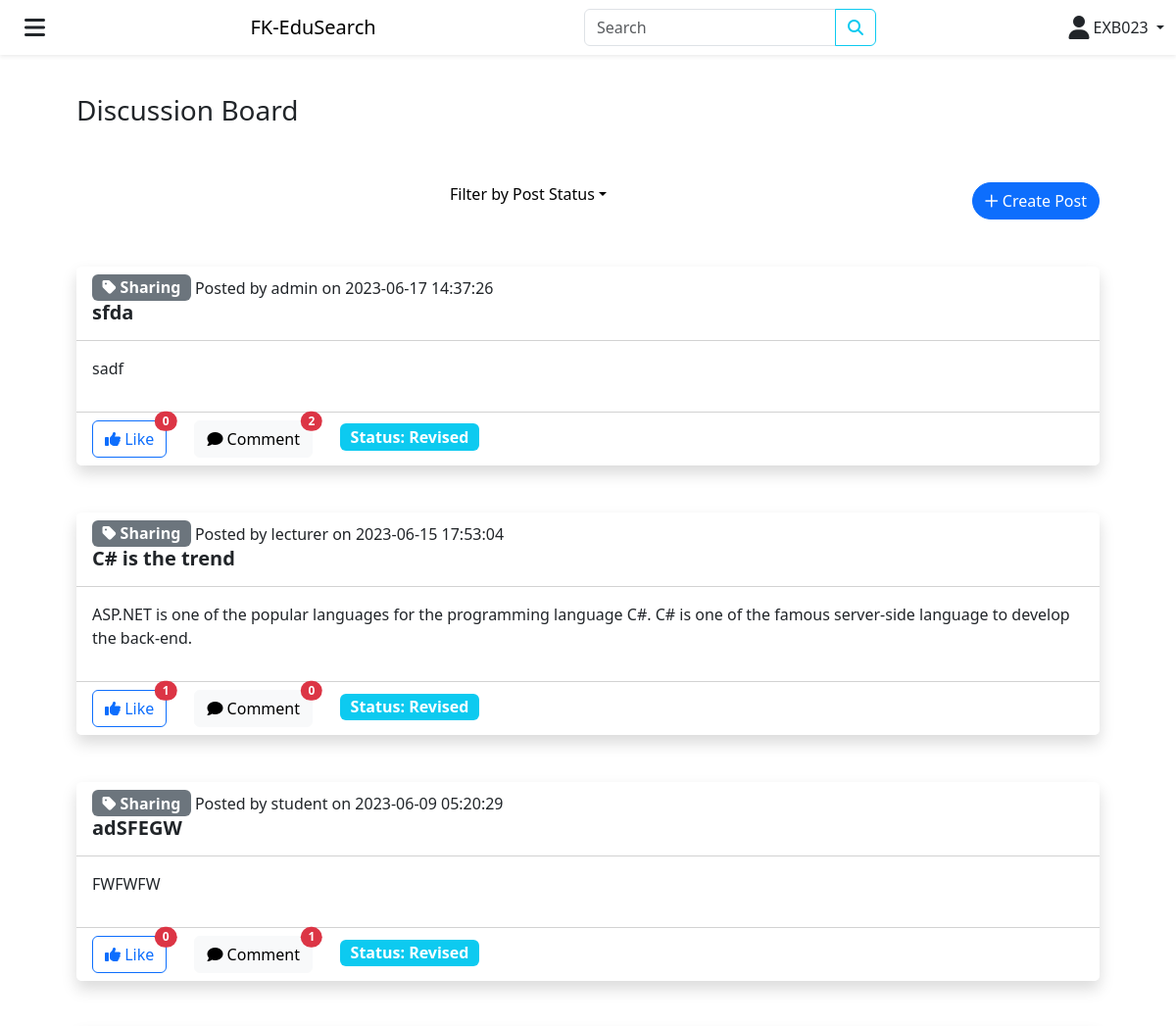
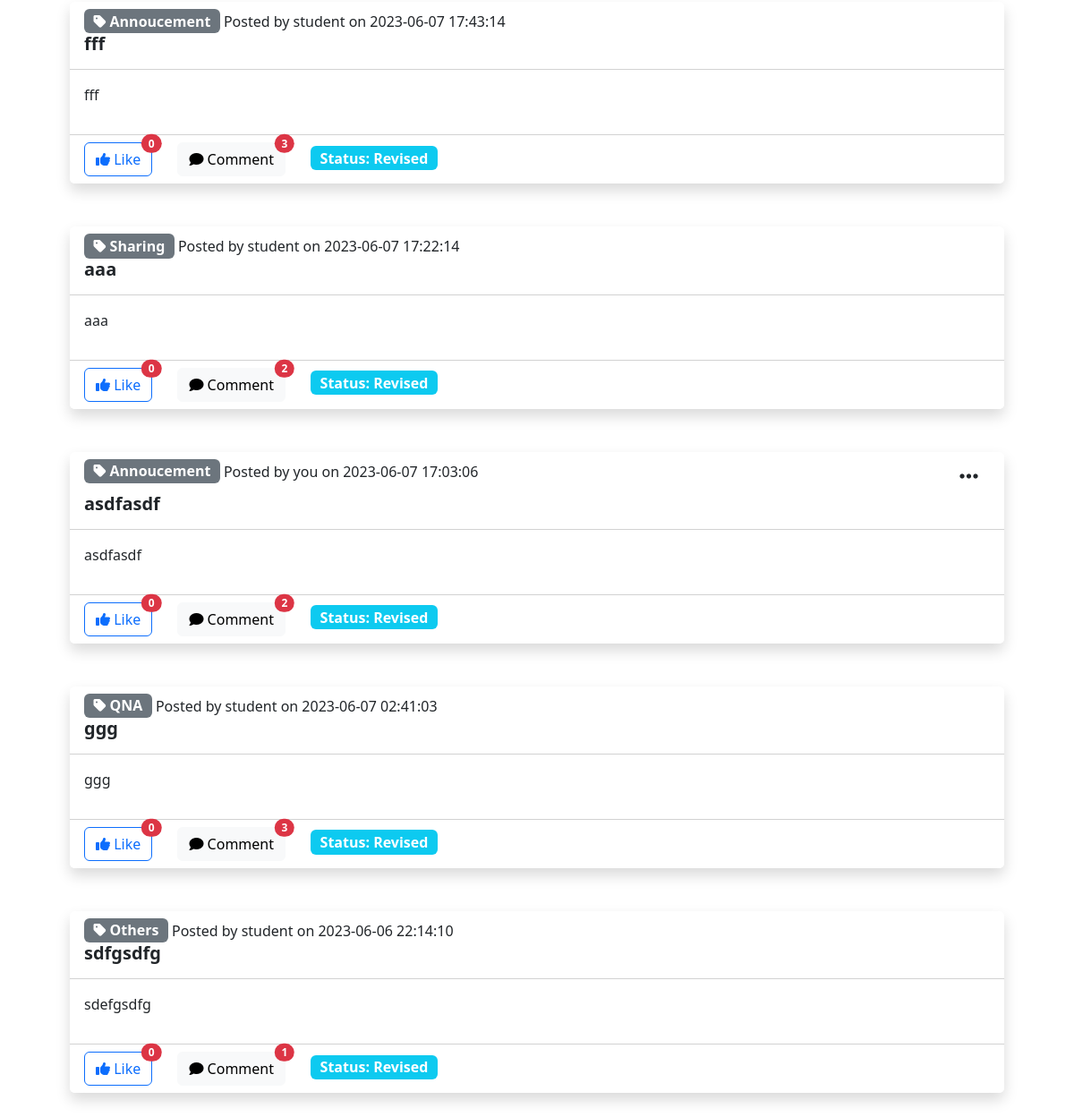
Page /index.php?post_status=Revised (signed in) on the earlier database version (2 pictures, top to bottom).
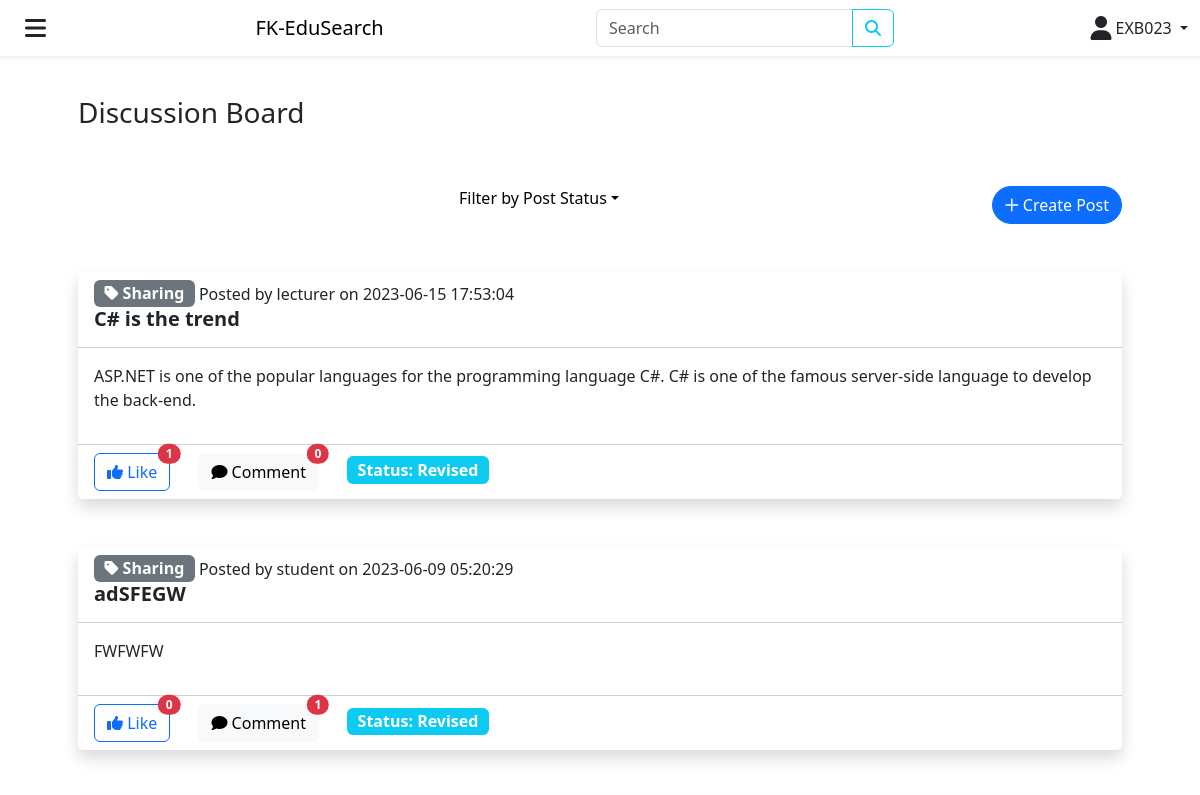
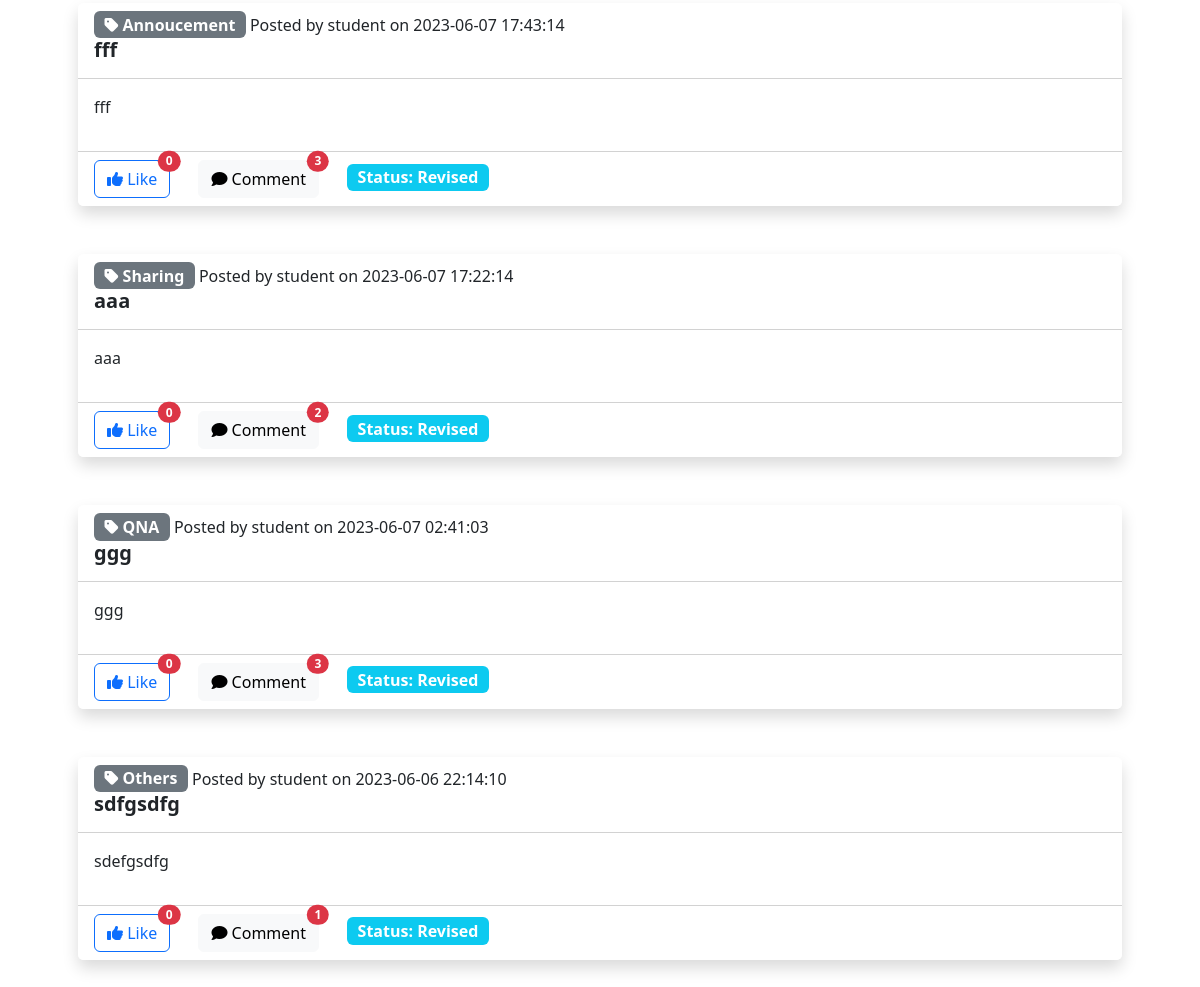
Same page on the later database version (2 pictures, top to bottom).
### tables this page shows
CREATE TABLE `post` (
  `PostID` bigint(255) NOT NULL,
  `UserID` bigint(255) NOT NULL,
  `PostStatus` varchar(9) NOT NULL,
  `PostTitle` varchar(25) NOT NULL,
  `PostContent` varchar(255) NOT NULL,
  `PostCategory` varchar(25) NOT NULL,
  `ExpertID` varchar(10) NOT NULL,
  `PostCreated` timestamp NOT NULL DEFAULT current_timestamp(),
  `PostUpdated` timestamp NOT NULL DEFAULT current_timestamp() ON UPDATE current_timestamp()
);

CREATE TABLE `user` (
  `UserID` bigint(255) NOT NULL,
  `UserName` varchar(100) NOT NULL,
  `UserPassword` varchar(255) NOT NULL,
  `UserEmail` varchar(100) NOT NULL,
  `UserSocialMedia` varchar(100) NOT NULL,
  `UserResearchArea` varchar(100) NOT NULL,
  `StaffID` varchar(10) NOT NULL,
  `StudentID` varchar(10) NOT NULL,
  `ExpertID` varchar(10) NOT NULL,
  `UserRole` tinyint(1) NOT NULL,
  `ResearchTopic` varchar(25) NOT NULL,
  `ExpertAreaOfExpertise` varchar(255) NOT NULL,
  `ExpertCV` varchar(255) NOT NULL,
  `ExpertAccountStatus` tinyint(4) NOT NULL,
  `ExpertRatings` float NOT NULL,
  `PublicationID` bigint(255) NOT NULL,
  `UserCreated` timestamp NOT NULL DEFAULT current_timestamp(),
  `UserUpdated` timestamp NOT NULL DEFAULT current_timestamp() ON UPDATE current_timestamp()
);

### index.php (the view, shortened to what this page needs)
<?php
require './config/db.php';
?>
<!DOCTYPE html>
<html lang="en">
<head>
	<link rel="stylesheet" href="./node_modules/bootstrap/dist/css/bootstrap.min.css">
	<link rel="stylesheet" href="./node_modules/@fortawesome/fontawesome-free/css/all.min.css">
</head>
<body>
	<?php require "layouts/navbar.php" ?>
	<div class="container p-5 m-5 mx-auto">
		<div class="row g-5">
			<div class="col-12">
				<h3>Discussion Board</h3>
			</div>
			<div class="col-12">
			  <button class="float-end btn btn-primary rounded-5" data-bs-toggle="modal" data-bs-target="#post_form">
			    <i class="fa-regular fa-plus"></i>
			    Create Post
			  </button>
			  <div class="dropdown d-flex align-items-center justify-content-center text-center">
			    <a class="dropdown-toggle d-flex align-items-center text-decoration-none text-black" href="#" role="button" id="filterDropdown" data-bs-toggle="dropdown" aria-haspopup="true" aria-expanded="false">
			      <i class="gg-format-center"></i> &nbsp; Filter by Post Status
			    </a>
			  </div>
			</div>
			<?php
			if(isset($_GET['post_status']) && $_GET['post_status'] == "Accepted") :
			  $stmt = $conn->prepare('SELECT * FROM post JOIN user ON post.UserID = user.UserID WHERE PostStatus = "Accepted" ORDER BY post.PostID DESC');
			elseif (isset($_GET['post_status']) && $_GET['post_status'] == "Revised") :
			  $stmt = $conn->prepare('SELECT * FROM post JOIN user ON post.UserID = user.UserID WHERE PostStatus = "Revised" ORDER BY post.PostID DESC');
			elseif (isset($_GET['post_status']) && $_GET['post_status'] == "Completed") :
			  $stmt = $conn->prepare('SELECT * FROM post JOIN user ON post.UserID = user.UserID WHERE PostStatus = "Completed" ORDER BY post.PostID DESC');
			elseif(!isset($_GET['post_status'])) :
			  $stmt = $conn->prepare('SELECT * FROM post JOIN user ON post.UserID = user.UserID WHERE PostStatus = "Pending" ORDER BY post.PostID DESC');
			endif;
			$stmt->execute();
			$result = $stmt->fetchAll(PDO::FETCH_OBJ);
			foreach($result as $row) :
			?>
			<div class="col-12">
			  <div class="card border-0 shadow">
			    <div class="card-header bg-white">
			      <div class="row">
			        <div class="col-11">
			          <span class="badge bg-secondary fs-6"><i class="fa-solid fa-tag"></i> <?php echo $row->PostCategory; ?></span>
			          Posted by <?php
			          if($_SESSION['user_id'] == $row->UserID) :
			            echo "you";
			          else :
			            echo $row->UserName;
			          endif;
			          ?> on <?php echo $row->PostCreated; ?>
			        </div>
			        <div class="col-1 d-flex justify-content-end">
			        <?php if($_SESSION['user_id'] == $row->UserID) : ?>
			          <div class="dropdown">
			            <button class="btn circle-1" type="button" data-bs-toggle="dropdown" aria-expanded="false">
			              <i class="fa-solid fa-ellipsis fa-xl"></i>
			            </button>
			          </div>
			        <?php endif; ?>
			        </div>
			        <div class="col-12">
			          <h5 class="card-title fw-semibold"><?php echo $row->PostTitle; ?></h5>
			        </div>
			      </div>
			    </div>
			    <div class="card-body">
			      <p><?php echo $row->PostContent; ?></p>
			    </div>
			    <div class="card-footer bg-white">
			      <a class="btn btn-outline-primary position-relative
			      <?php
			      $user_id = $_SESSION['user_id'];
			      $post_id = $row->PostID;
			      $stmt = $conn->prepare('SELECT * FROM likes WHERE UserID = :user_id AND PostID = :post_id');
			      $stmt->bindParam(':user_id', $user_id);
			      $stmt->bindParam(':post_id', $post_id);
			      $stmt->execute();
			      if($stmt->rowCount() > 0) {
			        echo 'active';
			      } else {
			        echo '';
			      }
			       ?>" href="./controllers/LikeController.php?post_id=<?php echo $row->PostID ?>">
			        <i class="fa-solid fa-thumbs-up"></i>
			        Like
			        <span class="position-absolute top-0 start-100 translate-middle badge rounded-pill bg-danger">
			          <?php
			          $post_id = $row->PostID;
			          $stmt = $conn->prepare('SELECT COUNT(*) AS total_likes FROM likes JOIN post ON likes.PostID = post.PostID WHERE likes.PostID = :post_id');
			          $stmt->bindParam(':post_id', $post_id);
			          $stmt->execute();
			          $likes = $stmt->fetchAll(PDO::FETCH_OBJ);
			          if ($likes[0]->total_likes > 99) {
			              echo "99+";
			          } else {
			              echo $likes[0]->total_likes;
			          }
			          ?>
			        </span>
			      </a>
			      <a class="btn btn-light position-relative ms-4" href="./comments.php?post_id=<?php echo $row->PostID; ?>">
			        <i class="fa-solid fa-comment"></i>
			        Comment
			        <span class="position-absolute top-0 start-100 translate-middle badge rounded-pill bg-danger">
			          <?php
			          $post_id = $row->PostID;
			          $stmt = $conn->prepare('SELECT COUNT(*) AS total_comments FROM comment JOIN post ON comment.PostID = post.PostID WHERE comment.PostID = :post_id');
			          $stmt->bindParam(':post_id', $post_id);
			          $stmt->execute();
			          $comments = $stmt->fetchAll(PDO::FETCH_OBJ);
			          if ($comments[0]->total_comments > 99) {
			              echo "99+";
			          } else {
			              echo $comments[0]->total_comments;
			          }
			          ?>
			        </span>
			      </a>
			      <span class="badge bg-info fs-6 ms-4">Status: <?php echo $row->PostStatus; ?></span>
			    </div>
			  </div>
			</div>
			<?php
			endforeach;
			?>
		</div>
	</div>
</body>
</html>

### layouts/navbar.php (shortened to what this page needs)
<nav class="navbar shadow-sm fixed-top bg-white">
	<div class="container-fluid">
		<button class="btn" type="button" data-bs-toggle="offcanvas" data-bs-target="#offcanvasResponsive" aria-controls="offcanvasResponsive"><i class="fa-solid fa-bars fa-xl"></i></button>
		<a class="navbar-brand d-none d-lg-flex" href="./">
			FK-EduSearch
		</a>
		<form action="" class="d-none d-lg-flex" method="get">
			<div class="input-group">
				<input class="form-control" type="text" placeholder="Search">
				<button class="btn btn-outline-info" type="submit"><i class="fa-solid fa-magnifying-glass"></i></button>
			</div>
		</form>
		<div class="nav-item dropdown">
			<button class="nav-link dropdown-toggle" type="button" data-bs-toggle="dropdown" aria-expanded="false">
				<i class="fa-solid fa-user fa-xl"></i>
				<span><?php echo $_SESSION["id"] ?></span>
			</button>
		</div>
	</div>
</nav>

Differences in the rows shown:
removed post: PostCategory "Sharing", UserID.UserName "admin", PostCreated "2023-06-17 14:37:26", PostTitle "sfda", PostContent "sadf", total_likes "0", total_comments "2", PostStatus "Revised"
no longer on this page (row edited): post: PostCategory "Annoucement", shows "you", PostCreated "2023-06-07 17:03:06", PostTitle "asdfasdf", PostContent "asdfasdf", total_likes "0", total_comments "2", PostStatus "Revised"
